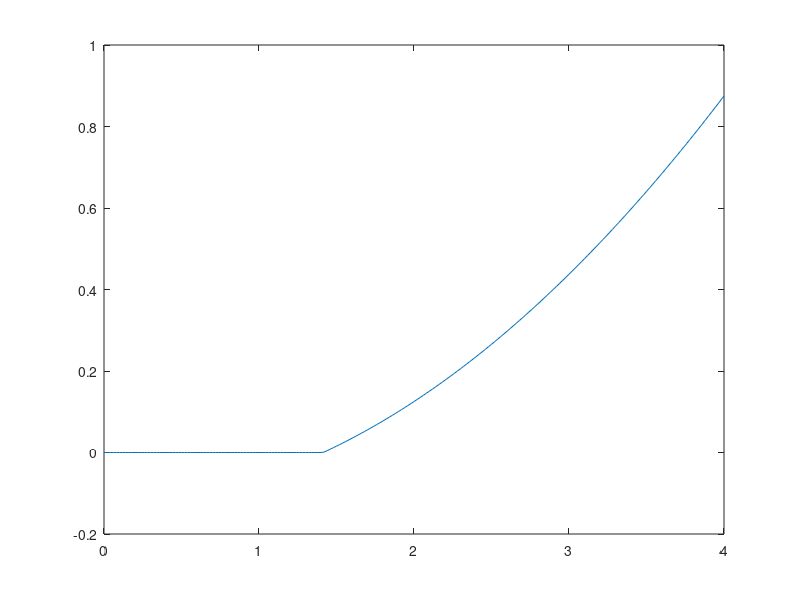
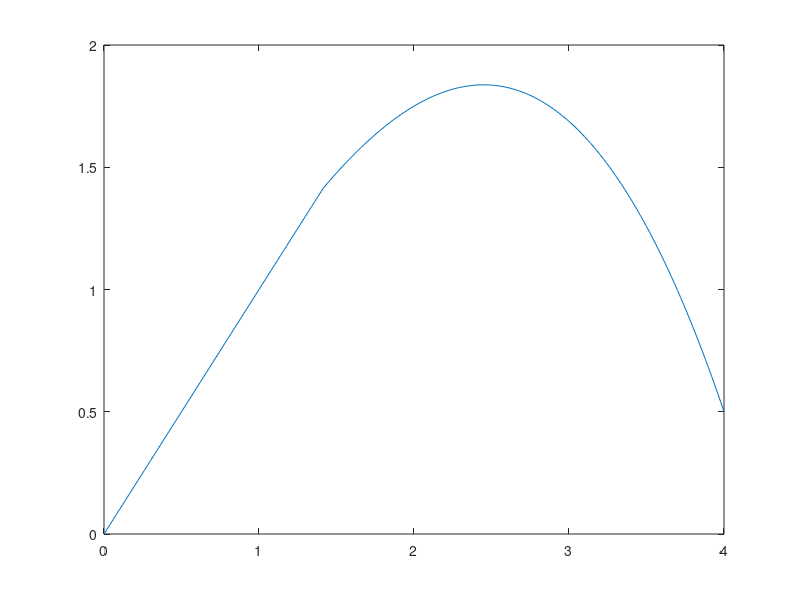

These charts were generated, in order, by the following MATLAB code:
%-------------------------------------------
%-------------------------------------------
% Single Spring Displacement Control
% Hemivariational Elasto-Damage Model
% Newton-Raphson Solver with Penalty Formulation
clear; clc;
%-------------------------------------------
%-------------------------------------------
k = 1;
kt = 1;
kd = 8;
ubar = 4.0;
Kpu = 1E9*k;
Kpd = 1E9*kt;
N = 200;
% Initial State (disp-damage)
u0 = [0, 0, 1E-6];
u1 = [0, 0, 0];
% Storage
U = zeros(N+1,3);
F = zeros(N+1,1);
enorm = 1;
TOL = 1E-8;
count = 0;
for i=1:N
    % Displacement Step
    ui = (i/N)*ubar;
    di = U(i,2);
    while enorm > TOL
        KT = [k*(1-u0(2))+Kpu, -k*u0(1), 0;
                -k*u0(1),               kd+Kpd, -2*Kpd*u0(3);
                0, -2*u0(3)*Kpd, 4*Kpd*u0(3)^2-2*Kpd*((u0(2)-di)-u0(3)^2)];
        R = [k*(1-u0(2))*u0(1)+Kpu*(u0(1)-ui);
              -0.5*k*u0(1)^2+kd*u0(2)+kt+Kpd*((u0(2)-di)-u0(3)^2);
                Kpd*((u0(2)-di)-u0(3)^2)*(-2*u0(3))];
        dU = KT\-R;
        u1 = u0 + dU';
        enorm = norm(dU);
        %enorm = abs((energy_elastodamage(k,kd,kt,Kp,ui,u1(1),u1(2))-energy_elastodamage(k,kd,kt,Kp,ui,u0(1),u0(2)))/energy_elastodamage(k,kd,kt,Kp,ui,u0(1),u0(2)));
        u0 = u1;
        count = count + 1;
    end
    U(i+1,:) = [u1(1), u1(2), u1(3)];
    F(i+1) = k*(1-u1(2))*u1(1);
    enorm = 1;
end
figure;
plot(U(:,1),U(:,2));
figure;
plot(U(:,1),F);